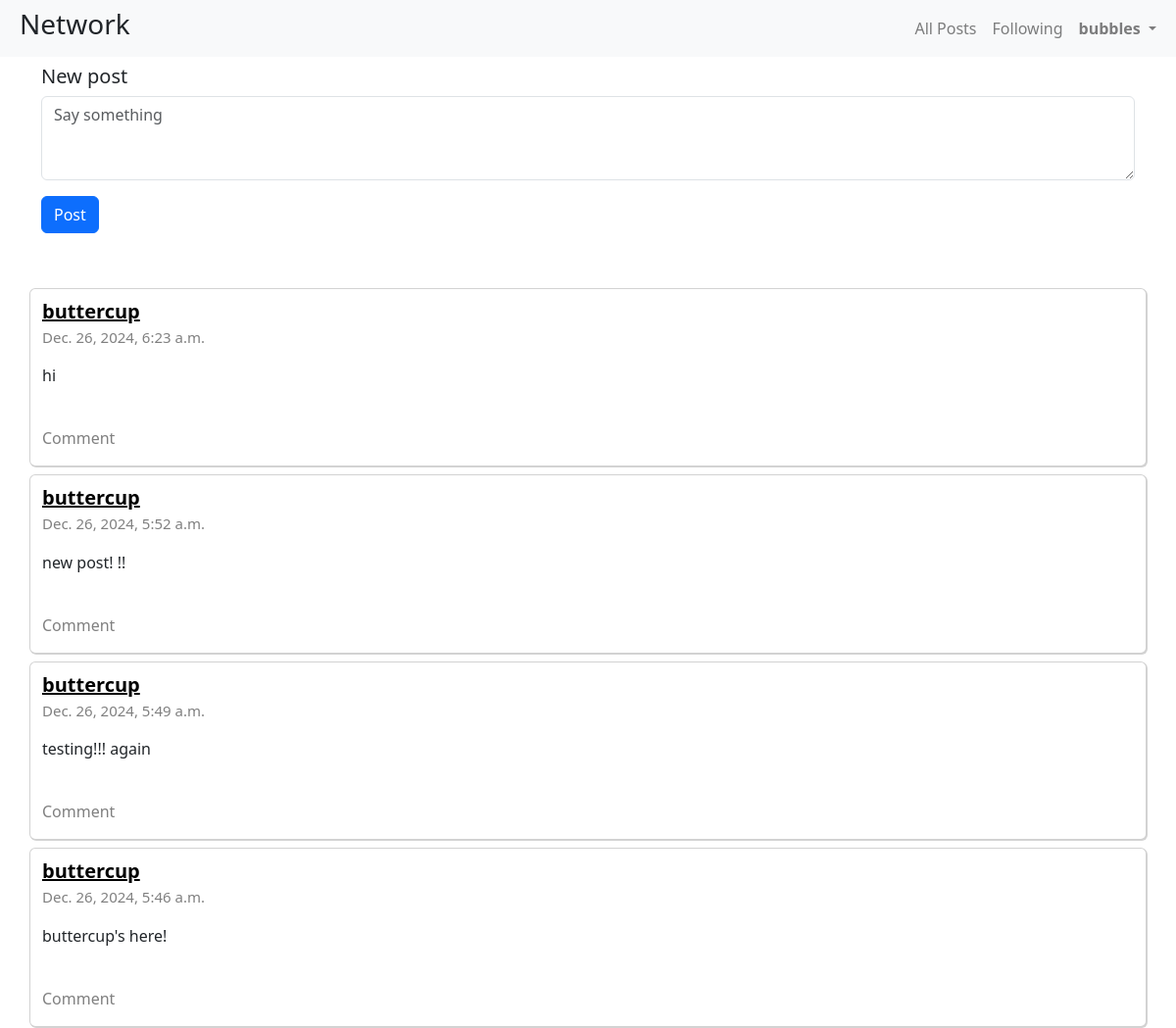
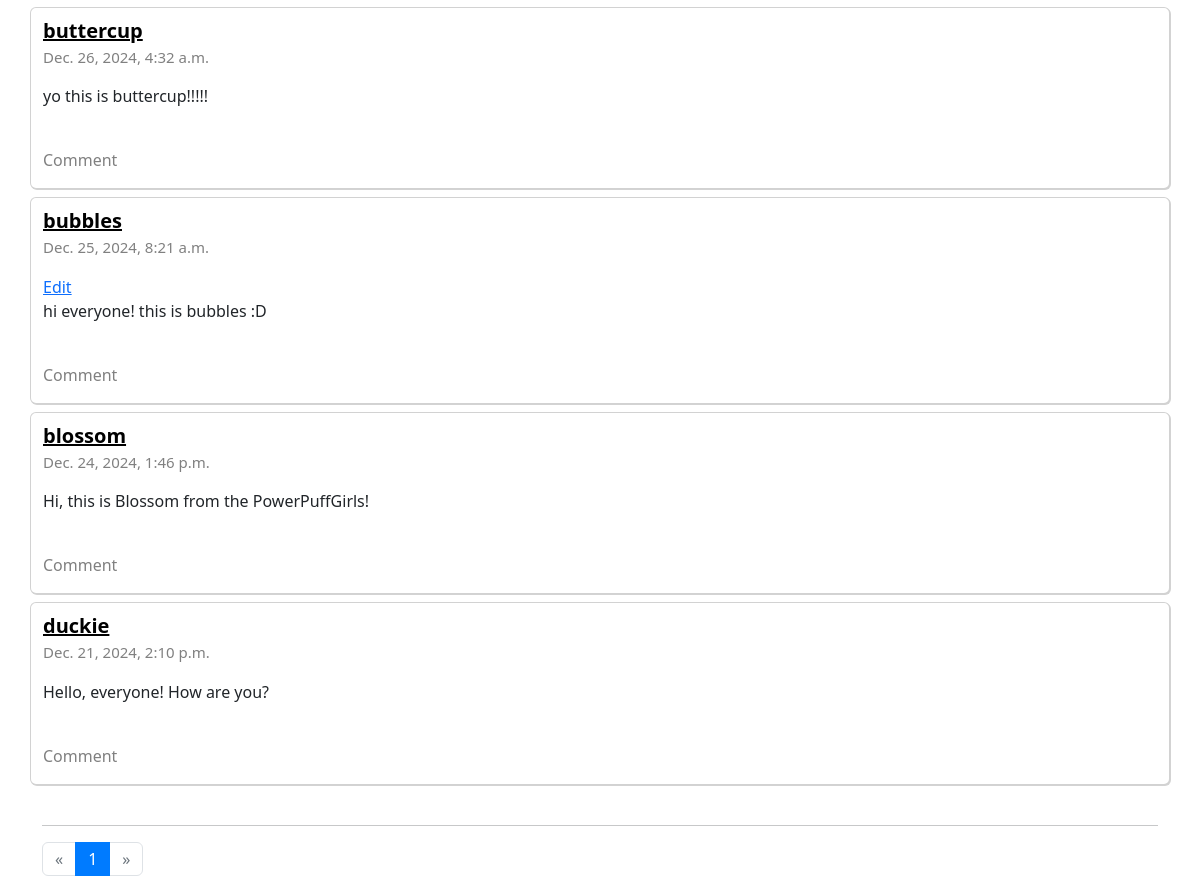
The app's page / (signed in) with its own data (2 pictures, top to bottom).
### network/models.py (models this page shows, shortened)
class User(AbstractUser):
    pass

class Post(models.Model) :
    post = models.TextField()
    author = models.ForeignKey(User, on_delete=models.CASCADE,related_name="posts", default=0)
    date_posted = models.DateTimeField(auto_now_add=True)
    like_count = models.IntegerField(default=0)
    objects = CreatePost()

### network/views.py (the view, shortened to what this page needs)
# urls.py: path("", views.index, name="index"),
def index(request):
    posts = Post.objects.order_by("-date_posted").all()
    paginator = Paginator(posts,10)
    page_number = request.GET.get('page')
    page_obj = paginator.get_page(page_number)
    return render(request, "network/index.html", {
        'page_obj': page_obj,
    })

### network/templates/network/index.html (shortened to what this page needs)
{% extends "network/layout.html" %}
{% load static %}
{% block body %}
<div class="container">
    {% if user.is_authenticated %}
        <div id="new-post-view">
        <form id = "new-post" action="{% url 'index' %}" method="post">
            <h5 class="mt-2">New post</h5>
            <div class="form-group">
                <textarea class="form-control" name="post" rows="3" cols="4" placeholder="Say something"></textarea>
            </div>
            <input class="btn btn-primary" type="submit" value="Post">
        </form>
        </div>
    {% endif %}
    <br><br>
    <div class="row">
    {% for p in page_obj %}
            <div class="card">
                <div class="post-view" data-id="{{p.id}}">
                    <a href="{% url 'profile' p.id %}" style="font-size: 20px; color:black"><strong>{{p.author.username}}</strong></a>
                    <p class="date">{{p.date_posted}}</p>
                    {% if p.author.username == user.username %}
                        <a href="#" class="content-edit">Edit</a>
                    {% endif %}
                    <p>{{p.post}}</p>
                    <div style="display:inline-flex">
                     </div>
                    <p style="color:grey">Comment</p>
                </div>
            </div>
{% empty %}
<h4 style="text-align: center";>No posts yet</h4>
    {% endfor %}
</div>
<br>
 <hr>
    <nav aria-label="Page navigation">
        <ul class="pagination">
            {% if page_obj.has_previous %}
          <li class="page-item">
            <a class="page-link" href="?page={{ page_obj.previous_page_number }}" aria-label="Previous">
              <span aria-hidden="true">&laquo;</span>
            </a>
          </li>
          {% else %}
          <li class="page-item disabled">
            <span class="page-link" aria-hidden="true">&laquo;</span>
          </li>
          {% endif %}
          {% for i in page_obj.paginator.page_range %}
            {% if page_obj.number == i %}
          <li class="page-item active" aria-current="page">
            <a class="page-link" href="">{{i}}</a>
            </li>
            {% else %}
            <li class="page-item" aria-current="page">
                <a class="page-link" href="?page={{i}}">{{i}}</a>
            {% endif %}
            {% endfor %}
            {% if page_obj.has_next %}
            <li class="page-item">
            <a class="page-link" href="?page={{ page_obj.next_page_number }}" aria-label="Next">
              <span aria-hidden="true">&raquo;</span>
            </a>
          </li>
          {% else %}
          <li class="page-item disabled">
            <span class="page-link" aria-hidden="true">&raquo;</span>
        </li>
        {% endif %}
        </ul>
      </nav>
</div>
{% endblock %}

### network/templates/network/layout.html (shortened to what this page needs)
{% load static %}
<!DOCTYPE html>
<html lang="en">
    <head>
        <link rel="stylesheet" href="https://stackpath.bootstrapcdn.com/bootstrap/4.4.1/css/bootstrap.min.css">
        <link rel="stylesheet" href="https://cdnjs.cloudflare.com/ajax/libs/font-awesome/6.5.1/css/all.min.css" />
        <link href="https://cdn.jsdelivr.net/npm/bootstrap@5.3.2/dist/css/bootstrap.min.css" rel="stylesheet">
        <link href="{% static 'network/styles.css' %}" rel="stylesheet">
    </head>
    <body>
        <nav class="navbar navbar-expand-lg navbar-light bg-light">
            <div class="container-fluid">
            <h3 class="ms-2"> Network</h3>
            <div class="collapse navbar-collapse" id="navbarSupportedContent">
                <ul class="navbar-nav ms-auto mb-2 mb-lg-0">
                    <li class="nav-item">
                        <a class="nav-link" href="{% url 'index' %}">All Posts</a>
                    </li>
                    {% if user.is_authenticated %}
                    <li class="nav-item">
                        <a class="nav-link" href="{% url 'following-page' %}">Following</a></li>
                        <div class="collapse navbar-collapse" id="navbarNavLightDropdown">
                            <li class="nav-item dropdown">
                                <a class="nav-link dropdown-toggle profile-nav" href="#" role="button" data-bs-toggle="dropdown" aria-expanded="false" data-id={{user.id}}>
                                    <strong>{{ user.username }}</strong>
                                </a>
                            </li>
                        </div>
                    {% endif %}
                </ul>
            </div>
            </div>
          </nav>
        <div class="body">
            {% block body %}
            {% endblock %}
        </div>
    </body>
</html>

### network/static/network/styles.css (style rules this page uses)
.date { color: gray !important; font-size: 15px; }
.card { padding-top: 8px !important; box-shadow: 1px 1px 0px 0px lightgray; margin-top: 8px; width: 100% }

### records on screen
User: username "bubbles"
Post: author.username "buttercup", date_posted "Dec. 26, 2024, 6:23 a.m.", post "hi"
Post: author.username "buttercup", date_posted "Dec. 26, 2024, 5:52 a.m.", post "new post! !!"
Post: author.username "buttercup", date_posted "Dec. 26, 2024, 5:49 a.m.", post "testing!!! again"
Post: author.username "buttercup", date_posted "Dec. 26, 2024, 5:46 a.m.", post "buttercup's here!"
Post: author.username "buttercup", date_posted "Dec. 26, 2024, 4:32 a.m.", post "yo this is buttercup!!!!!"
Post: author.username "bubbles", date_posted "Dec. 25, 2024, 8:21 a.m.", shows "Edit", post "hi everyone! this is bubbles :D"
Post: author.username "blossom", date_posted "Dec. 24, 2024, 1:46 p.m.", post "Hi, this is Blossom from the PowerPuffGirls!"
Post: author.username "duckie", date_posted "Dec. 21, 2024, 2:10 p.m.", post "Hello, everyone! How are you?"

### other values on screen
{{ i }} "1"
